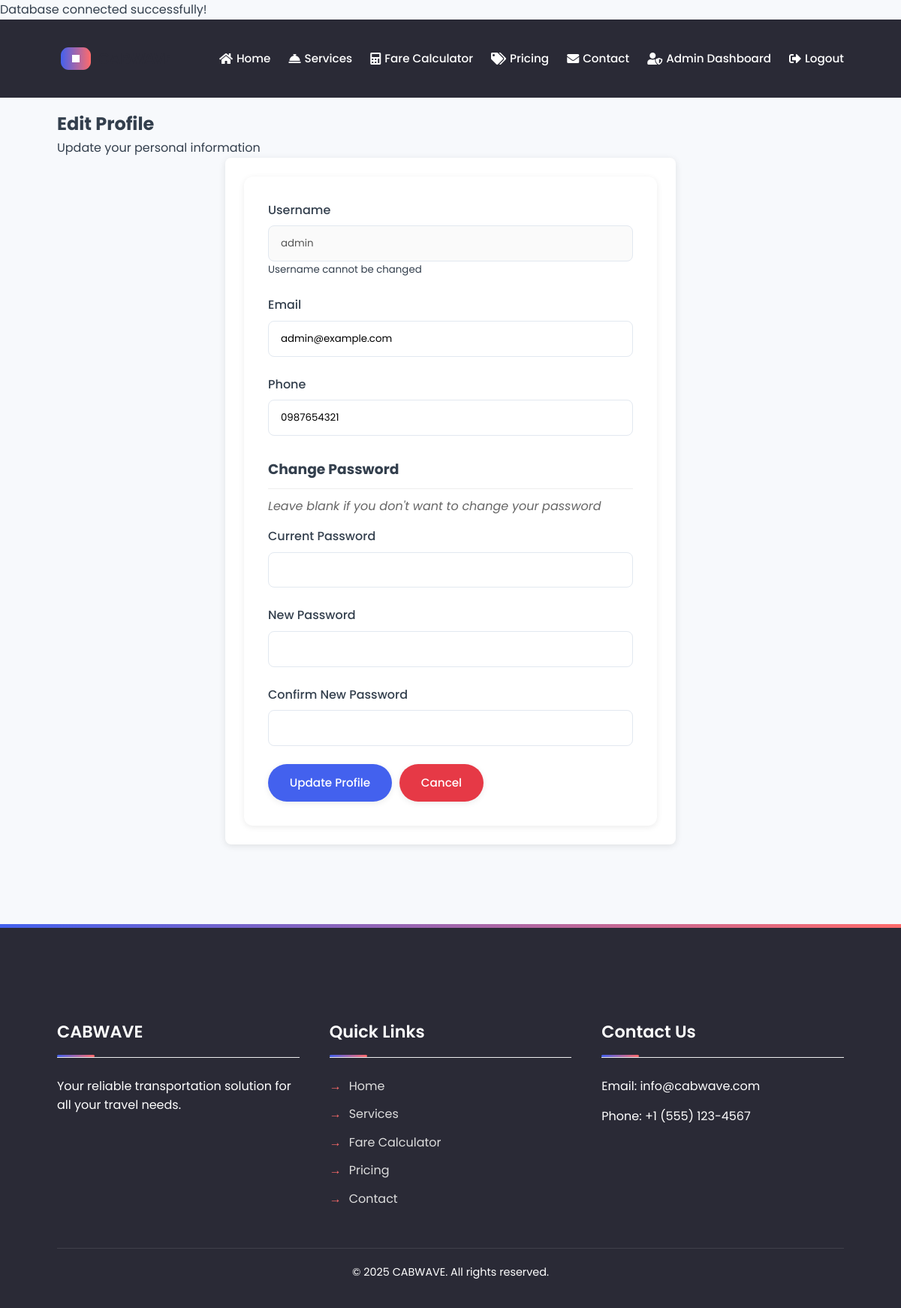
/edit-profile.php (signed in), run on the app's committed database.
### tables this page shows
CREATE TABLE users (
    user_id INT AUTO_INCREMENT PRIMARY KEY,
    username VARCHAR(50) NOT NULL UNIQUE,
    password VARCHAR(255) NOT NULL,
    email VARCHAR(100) NOT NULL UNIQUE,
    phone VARCHAR(15),
    role ENUM('user', 'admin') DEFAULT 'user',
    created_at TIMESTAMP DEFAULT CURRENT_TIMESTAMP
);

### edit-profile.php (the view, shortened to what this page needs)
<?php
require_once 'includes/header.php';
$user = null;
$stmt = $conn->prepare("SELECT * FROM users WHERE user_id = ?");
$stmt->bind_param("i", $_SESSION['user_id']);
$stmt->execute();
$result = $stmt->get_result();
if ($result->num_rows === 1) {
    $user = $result->fetch_assoc();
} else {
    redirect('dashboard.php');
}
?>
<div class="page-header">
    <h2>Edit Profile</h2>
    <p>Update your personal information</p>
</div>
<div class="profile-container">
    <form method="POST" action="" id="profileForm">
        <div class="form-group">
            <label for="username">Username</label>
            <input type="text" id="username" value="<?php echo $user['username']; ?>" readonly disabled>
            <small>Username cannot be changed</small>
        </div>
        <div class="form-group">
            <label for="email">Email</label>
            <input type="email" id="email" name="email" value="<?php echo $user['email']; ?>" required>
        </div>
        <div class="form-group">
            <label for="phone">Phone</label>
            <input type="tel" id="phone" name="phone" value="<?php echo $user['phone']; ?>">
        </div>
        <h3>Change Password</h3>
        <p class="form-note">Leave blank if you don't want to change your password</p>
        <div class="form-group">
            <label for="current_password">Current Password</label>
            <input type="password" id="current_password" name="current_password">
        </div>
        <div class="form-group">
            <label for="new_password">New Password</label>
            <input type="password" id="new_password" name="new_password">
        </div>
        <div class="form-group">
            <label for="confirm_password">Confirm New Password</label>
            <input type="password" id="confirm_password" name="confirm_password">
        </div>
        <div class="form-actions">
            <button type="submit" class="btn">Update Profile</button>
            <a href="dashboard.php" class="btn btn-danger">Cancel</a>
        </div>
    </form>
</div>
<?php require_once 'includes/footer.php'; ?>

### assets/css/main.css (style rules this page uses)
:root { --primary-color: #4361EE; --secondary-color: #FF6B6B; --dark-color: #2A2A36; --light-color: #F7F9FC; --danger-color: #E63946; --success-color: #2EC4B6; --info-color: #4CC9F0; --warning-color: #FF9F1C; --text-color: #333F4D; --gray-color: #94A3B8; --shadow-sm: 0 2px 8px rgba(0, 0, 0, 0.08); --shadow-md: 0 4px 16px rgba(0, 0, 0, 0.12); --shadow-lg: 0 8px 24px rgba(0, 0, 0, 0.15); --transition-fast: 0.2s ease-in-out; --transition-normal: 0.3s ease-in-out; --transition-slow: 0.5s ease-in-out; }
* { box-sizing: border-box; margin: 0; padding: 0; }
body { font-family: 'Poppins', 'Arial', sans-serif; line-height: 1.6; background-color: var(--light-color); color: var(--text-color); }
a { color: var(--primary-color); text-decoration: none; transition: color 0.3s ease; }
button, .btn { display: inline-block; padding: 0.8rem 1.8rem; background: var(--primary-color); color: white; border: none; border-radius: 50px; cursor: pointer; transition: all 0.3s ease; font-family: 'Poppins', sans-serif; font-weight: 500; font-size: 0.95rem; box-shadow: var(--shadow-sm); text-align: center; position: relative; overflow: hidden; z-index: 1; }
button::after, .btn::after { content: ''; position: absolute; top: 0; left: 0; width: 100%; height: 100%; background: linear-gradient(to right, transparent, rgba(255, 255, 255, 0.2), transparent); transform: translateX(-100%); transition: transform 0.5s ease; z-index: -1; }
.btn-danger { background: var(--danger-color); }
form { width: 100%; max-width: 600px; margin: 0 auto; padding: 2rem; background-color: white; border-radius: 12px; box-shadow: var(--shadow-sm); }
.form-group { margin-bottom: 1.5rem; }
label { display: block; margin-bottom: 0.5rem; font-weight: 500; color: var(--text-color); }
input, select, textarea { width: 100%; padding: 0.8rem 1rem; border: 1px solid #E2E8F0; border-radius: 8px; font-family: 'Poppins', sans-serif; transition: all 0.3s ease; }

### assets/css/animations.css (style rules this page uses)
.page-transition { animation: pageFadeIn 0.5s ease-out; }
.btn { position: relative; overflow: hidden; }
.btn::after { content: ''; position: absolute; width: 100%; height: 100%; top: 0; left: 0; pointer-events: none; background-image: radial-gradient(circle, #fff 10%, transparent 10.01%); background-repeat: no-repeat; background-position: 50%; transform: scale(10, 10); opacity: 0; transition: transform 0.5s, opacity 1s; }

### edit-profile.php (style rules this page uses)
.profile-container { max-width: 600px; margin: 0 auto; background-color: white; border-radius: 8px; box-shadow: 0 2px 10px rgba(0, 0, 0, 0.1); padding: 25px; }
.form-note { color: #666; margin-bottom: 15px; font-style: italic; }
.form-actions { display: flex; gap: 10px; margin-top: 20px; }
h3 { margin-top: 30px; margin-bottom: 10px; padding-bottom: 10px; border-bottom: 1px solid #eee; }

### data on the page
users: username "admin", email "admin@example.com", phone "0987654321"

### other printed values
SITE_NAME "CABWAVE"
